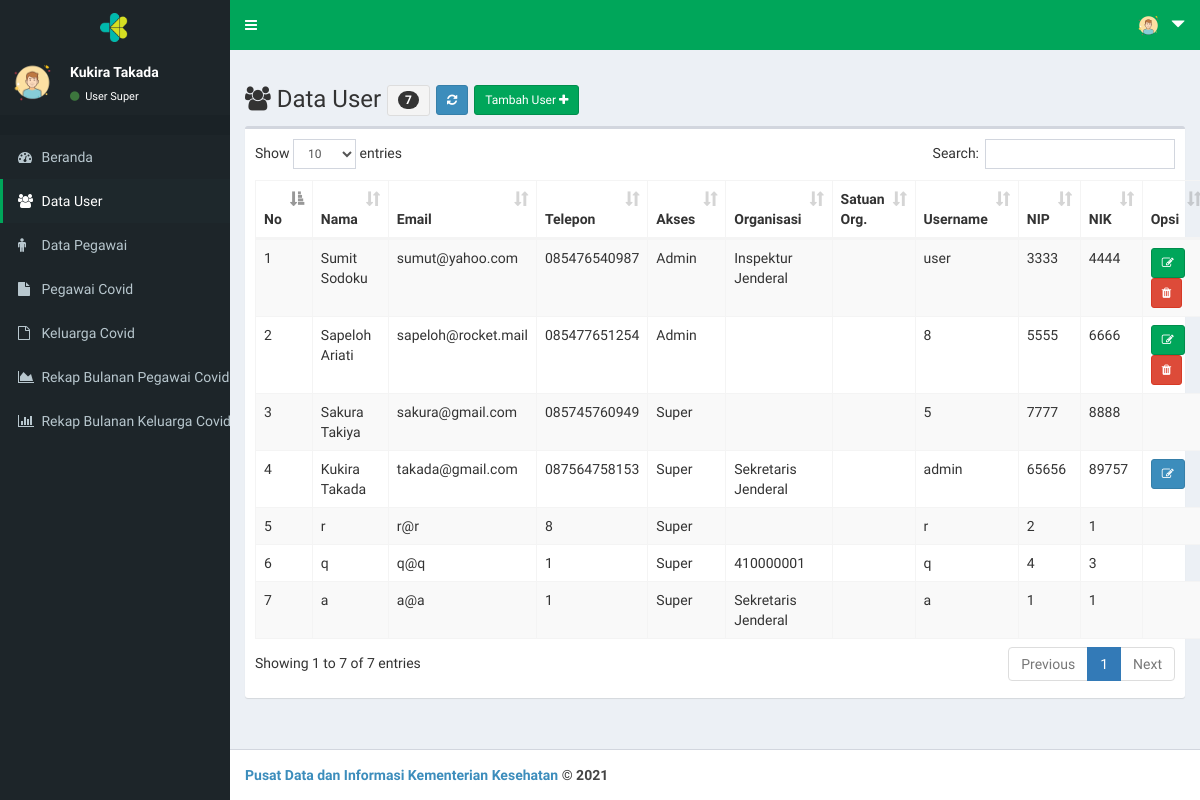
/page/index.php?menu=user_data (signed in), run on the app's committed database.
### tables this page shows
CREATE TABLE `tb_user` (
  `user_id` int(11) NOT NULL,
  `user_nama` varchar(30) NOT NULL,
  `user_email` varchar(30) NOT NULL,
  `user_telp` varchar(15) NOT NULL,
  `user_akses` enum('Super','Admin') NOT NULL,
  `user_org` varchar(100) NOT NULL,
  `user_orgsat` varchar(100) NOT NULL,
  `user_orgunit` varchar(100) NOT NULL,
  `user_name` varchar(15) NOT NULL,
  `user_pass` varchar(40) NOT NULL,
  `user_nip` varchar(20) NOT NULL,
  `user_nik` varchar(20) NOT NULL
);

### page/user_data.php (the view, shortened to what this page needs)
<!DOCTYPE html>
<html>
<head>
</head>
<body>
	<div class="row">
	  <div class="col-xs-12 col-md-12">
	    <h3><span class="fa fa-users"></span>
		    Data User
		    <?php
		      $qjumlah = mysqli_query($koneksi,"SELECT * FROM tb_user ");
		      $jumlah = mysqli_num_rows($qjumlah);
		    ?>
		    <button class="btn btn-sm btn-default"><span class="badge"><?php echo $jumlah; ?></span></button>
		    <a href="?menu=user_data" class="btn btn-sm btn-primary"><span class="fa fa-refresh"></a>
			<a href="?menu=user_tambah" class="btn btn-sm btn-success">Tambah User <span class="fa fa-plus"></a>
		</h3>
	  </div>
	</div>
	<div class="box">
        <div class="box-body">
          	<table id="example1" class="table table-bordered table-striped">
	            <thead>
		            <tr>
		              <th>No</th>
		              <th>Nama</th>
		              <th>Email</th>
		              <th>Telepon</th>
		              <th>Akses</th>
		              <th>Organisasi</th>
		              <th>Satuan Org.</th>
		              <th>Username</th>
		              <th>NIP</th>
		              <th>NIK</th>
		              <th>Opsi</th>
		            </tr>
	            </thead>
	            <tbody>
					<?php
					    $no = 1;
					    $sql = $koneksi->query("select * from tb_user");
					    while ($data=$sql->fetch_assoc()) {
					?>
				    <tr>
				        <td> <?php echo $no++; ?> </td>
				        <td> <?php echo $data['user_nama']; ?></td>
				        <td> <?php echo $data['user_email']; ?></td>
				        <td> <?php echo $data['user_telp']; ?></td>
				        <td> <?php echo $data['user_akses']; ?></td>
				        <td> <?php echo $data['user_org']; ?></td>
				        <td> <?php echo $data['user_orgsat']; ?></td>
				        <td> <?php echo $data['user_name']; ?></td>
				        <td> <?php echo $data['user_nip']; ?></td>
				        <td> <?php echo $data['user_nik']; ?></td>
				        <td>
				        	<?php
				        		if($data['user_id']==$profil['user_id']){ ?>
									<a 	href="?menu=user_profil_edit"
										class="btn btn-sm btn-primary"
										title="Edit dari profil <?php echo $data['user_nama'];?>">
										<span class="fa fa-edit">
									</a>
				          	<?php }
				         		elseif($data['user_akses']=='Super'){ }
						        else { ?>
									<a 	href="?menu=user_edit&user_id=<?php echo $data['user_id']; ?>"
										class="btn btn-sm btn-success"
										title="Edit <?php echo $data['user_nama'];?>">
										<span class="fa fa-edit">
									</a>
									<a 	onclick="return confirm('Anda yakin menghapus data user <?php echo $data['user_nama']; ?> ?')"
										href="?menu=user_hapus&user_id=<?php echo $data['user_id']; ?>"
										class="btn btn-sm btn-danger"
										title="Hapus <?php echo $data['user_nama'];?>" >
										<span class="fa fa-trash">
									</a>
							<?php }?>
				        </td>
				    </tr>
	      			<?php
	    				}
					?>
	            </tbody>
        	</table>
    	</div>
	</div>
</body>
</html>

### page/index.php (shortened to what this page needs)
<?php
  include "../inc/koneksi.php";
  $qprofil        = mysqli_query($koneksi,"SELECT * FROM tb_user WHERE user_id='$_SESSION[userweb]'");
  $profil         = mysqli_fetch_array($qprofil);
?>
<!DOCTYPE html>
<html>
  <head>
    <link rel="stylesheet" href="../lte/bootstrap/css/bootstrap.min.css">
    <link rel="stylesheet" href="https://cdnjs.cloudflare.com/ajax/libs/font-awesome/4.5.0/css/font-awesome.min.css">
    <link rel="stylesheet" href="https://cdnjs.cloudflare.com/ajax/libs/ionicons/2.0.1/css/ionicons.min.css">
    <link rel="stylesheet" href="../lte/dist/css/AdminLTE.min.css">
    <link rel="stylesheet" href="../lte/plugins/datatables/dataTables.bootstrap.css">
    <link rel="stylesheet" href="../lte/dist/css/skins/_all-skins.css">
    <link rel="stylesheet" href="../inc/mystyle.css">
  </head>
  <body class="hold-transition skin-green">
  <div class="wrapper">
    <header class="main-header">
      <a href="" class="logo" style=" background-color: #1d2529 !important">
       <img src="kmk.png" alt="" style="width: 30px !important;">
      </a>
      <nav class="navbar  navbar-static-top" role="navigation">
        <a href="#" class="sidebar-toggle" data-toggle="offcanvas" role="button">
        </a>
      <div class="navbar-custom-menu">
        <ul class="nav navbar-nav">
          <li class="dropdown user user-menu">
            <a href="#" class="dropdown-toggle" data-toggle="dropdown">
              <img src="../lte/dist/img/m.png" class="user-image" alt="User Image">
              <span class="hidden-xs"><span class="glyphicon glyphicon-triangle-bottom"></span></span>
            </a>
          </li>
        </ul>
      </div>
    </nav>
  </header>
    <aside class="main-sidebar" style=" background-color: #1d2529 !important">
    <section class="sidebar" style="color: #ffffff !important">
      <div class="user-panel">
        <div class="pull-left image">
          <img src="../lte/dist/img/m.png" class="img-circle" alt="User Image">
        </div>
        <div class="pull-left info">
          <p><?php echo $profil['user_nama']; ?></p>
          <a href="#">
            <i class="fa fa-circle text-success"></i> User <?php echo $profil['user_akses']; ?></a>
        </div>
      </div>
      <?php
        @$menu= $_GET['menu'];
      ?>
      <ul class="sidebar-menu">
        <li class="header"></li>
        <li <?php if (
          $menu=="" ||
          $menu=="dashboard"
          ){echo "class='active'";} ?>>
            <a href="?menu=dashboard">
              <i class="fa fa-dashboard"></i>
              <span>Beranda
              </span>
            </a>
        </li>
        <?php if($profil['user_akses']=='Super'){ ?>
          <li <?php if (
              $menu=="user_data" ||
              $menu=="user_tambah" ||
              $menu=="user_edit" ||
              $menu=="user_hapus"
            ){echo "class='active'";} ?>>
              <a href="?menu=user_data">
                <i class="fa fa-users"></i>
                <span>Data User
                </span>
              </a>
          </li>
        <?php } ?>
<?php if($profil['user_akses']!='Umum'){ ?>
        <li <?php if (
          $menu=="peg_data" ||
          $menu=="peg_tambah" ||
          $menu=="peg_edit" ||
          $menu=="peg_hapus"||
          $menu=="peg_hapus_semua"||
          $menu=="kon_data"||
          $menu=="kon_edit"||
          $menu=="kon_tambah"||
          $menu=="kel_data"||
          $menu=="kel_edit"||
          $menu=="kel_tambah"||
          $menu=="kel_tambah_lama"||
          $menu=="kel_identitas"||
          $menu=="kel_identitas_edit"||
          $menu=="kel_identitas_hapus"
          ){echo "class='active'";} ?>>
            <a href="?menu=peg_data">
              <i class="fa fa-male"></i>
              <span>Data Pegawai
              </span>
            </a>
        </li>
        <li <?php if (
          $menu=="vkon_data"||
          $menu=="vkon_tambah"||
          $menu=="vkon_hapus"
          ){echo "class='active'";} ?>>
            <a href="?menu=vkon_data">
              <i class="fa fa-file"></i>
              <span>Pegawai Covid
              </span>
            </a>
        </li>
        <li <?php if (
          $menu=="vkel_data"||
          $menu=="vkel_tambah"||
          $menu=="vkel_hapus"
          ){echo "class='active'";} ?>>
            <a href="?menu=vkel_data">
              <i class="fa fa-file-o"></i>
              <span>Keluarga Covid
              </span>
            </a>
        </li>
        <li <?php if (
          $menu=="rekkon_data"||
          $menu=="rekkon_rekap"||
          $menu=="rekkon_detail"
          ){echo "class='active'";} ?>>
            <a href="?menu=rekkon_data">
              <i class="fa fa-area-chart"></i>
              <span>Rekap Bulanan Pegawai Covid
              </span>
            </a>
        </li>
        <li <?php if (
          $menu=="rekkel_data"||
          $menu=="rekkel_rekap"||
          $menu=="rekkel_detail"
          ){echo "class='active'";} ?>>
            <a href="?menu=rekkel_data">
              <i class="fa fa-bar-chart"></i>
              <span>Rekap Bulanan Keluarga Covid
              </span>
            </a>
        </li>
<?php } ?>
      </ul>
    </section>
  </aside>
  <div class="content-wrapper">
    <section class="content">
      <?php
        switch($_GET['menu']){
          case 'user_data':
          include "user_data.php";
          break;
                ?>
                <?php
        }
      ?>
    </section>
  </div>
  <footer class="main-footer">
    <strong><a href="">Pusat Data dan Informasi Kementerian Kesehatan</a> &copy; 2021 </a>
  </footer>
</div>
</body>
</html>

### data on the page
tb_user: user_nama "Kukira Takada", user_akses "Super", user_email "takada@gmail.com", user_telp "087564758153", user_org "Sekretaris Jenderal", user_name "admin", user_nip "65656", user_nik "89757"
tb_user: user_nama "Sumit Sodoku", user_email "sumut@yahoo.com", user_telp "085476540987", user_akses "Admin", user_org "Inspektur Jenderal", user_name "user", user_nip "3333", user_nik "4444"
tb_user: user_nama "Sapeloh Ariati", user_email "sapeloh@rocket.mail", user_telp "085477651254", user_akses "Admin", user_name "8", user_nip "5555", user_nik "6666"
tb_user: user_nama "Sakura Takiya", user_email "sakura@gmail.com", user_telp "085745760949", user_akses "Super", user_name "5", user_nip "7777", user_nik "8888"
tb_user: user_nama "r", user_email "r@r", user_telp "8", user_akses "Super", user_name "r", user_nip "2", user_nik "1"
tb_user: user_nama "q", user_email "q@q", user_telp "1", user_akses "Super", user_org "410000001", user_name "q", user_nip "4", user_nik "3"
tb_user: user_nama "a", user_email "a@a", user_telp "1", user_akses "Super", user_org "Sekretaris Jenderal", user_name "a", user_nip "1", user_nik "1"

### other printed values
$jumlah "7"
